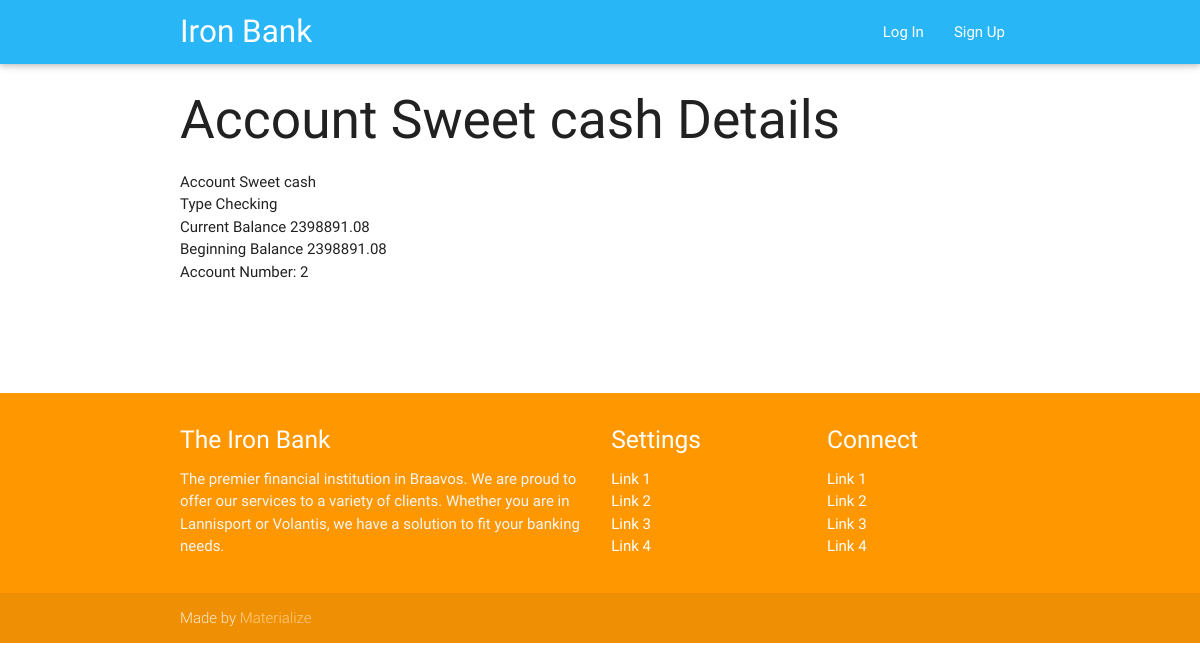
Screenshot of /account/manageaccount/2 with the database file from the repository.
### bankapp/models.py (models this page shows, shortened)
class Account(models.Model):
    account_type = models.CharField(max_length=30, choices=ACCOUNT_CHOICES)
    description = models.CharField(max_length=200)
    current_balance = models.DecimalField(max_digits=10, decimal_places=2)
    beginning_balance = models.DecimalField(max_digits=10, decimal_places=2, default=0)

### bankapp/views.py (the view)
# urls.py: url(r'^account/manageaccount/(?P<pk>\d+)', MoneyView.as_view(), name='manage'),
class MoneyView(RestrictedAccessMixin, DetailView):
    model = Account

### bankapp/views.py (called while the page is built)
    def get_queryset(self):
        return self.model.objects.filter()

### templates/bankapp/account_detail.html
{% extends 'base.html' %}
{% block content %}
    <div class="container">
    <div><h2>Account {{ account.description }} Details</h2></div>
        <ul>
            <li>Account {{ account.description }}</li>
            <li>Type {{ account.get_account_type_display }}</li>
            <li>Current Balance {{ account.current_balance }}</li>
            <li>Beginning Balance {{ account.beginning_balance }}</li>
            <li>Account Number: {{ account.pk }}</li>
        </ul>
    </div>
{% endblock %}

### rows the page displays
Account: description "Sweet cash", account_type "Checking", current_balance "2398891.08", beginning_balance "2398891.08", pk "2"
